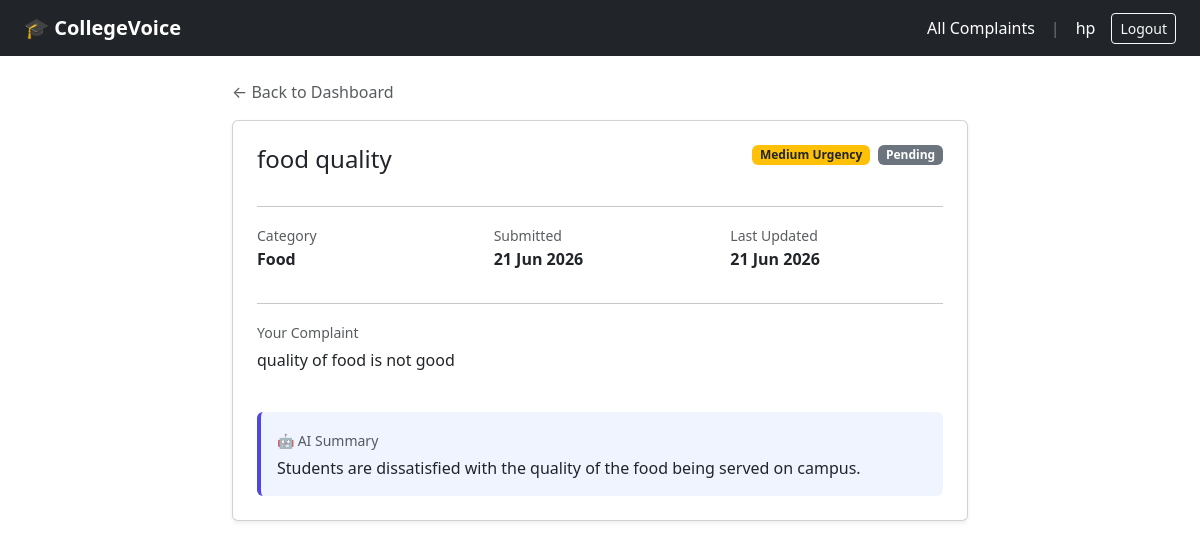
Screenshot of /complaint/31/ (signed in) with the database file from the repository.
### complaints/models.py (models this page shows, shortened)
class Complaint(models.Model):
    CATEGORY_CHOICES = [
        ('hostel', 'Hostel'),
        ('food', 'Food'),
        ('academics', 'Academics'),
        ('infrastructure', 'Infrastructure'),
        ('other', 'Other'),
    ]
    URGENCY_CHOICES = [
        ('low', 'Low'),
        ('medium', 'Medium'),
        ('high', 'High'),
    ]
    STATUS_CHOICES = [
        ('pending', 'Pending'),
        ('in_progress', 'In Progress'),
        ('resolved', 'Resolved'),
    ]
    student = models.ForeignKey(User, on_delete=models.CASCADE)
    title = models.CharField(max_length=200)
    description = models.TextField()
    category = models.CharField(max_length=50, choices=CATEGORY_CHOICES)
    urgency = models.CharField(max_length=10, choices=URGENCY_CHOICES, default='low')
    ai_summary = models.TextField(blank=True, null=True)
    status = models.CharField(max_length=20, choices=STATUS_CHOICES, default='pending')
    created_at = models.DateTimeField(auto_now_add=True)
    updated_at = models.DateTimeField(auto_now=True)
    class Meta:
        ordering = ['-created_at']

### complaints/views.py (the view)
# urls.py: path('complaint/<int:complaint_id>/',       views.complaint_detail,   name='complaint_detail'),
@login_required
def complaint_detail(request, complaint_id):
    complaint = Complaint.objects.get(id=complaint_id)
    if request.user != complaint.student and not request.user.groups.filter(name='Admin').exists():
        messages.error(request, "You don't have permission to view this complaint.")
        return redirect('student_dashboard')
    return render(request, 'complaints/complaint_detail.html', {'complaint': complaint})

### complaints/templates/complaints/complaint_detail.html
{% extends 'complaints/base.html' %}
{% block content %}
<div class="row justify-content-center">
  <div class="col-md-8">
    <div class="mb-3">
      <a href="{% url 'student_dashboard' %}" class="text-decoration-none text-muted">
        ← Back to Dashboard
      </a>
    </div>
    <div class="card shadow-sm p-4">
      <div class="d-flex justify-content-between align-items-start mb-3">
        <h4 class="mb-0">{{ complaint.title }}</h4>
        <div class="d-flex gap-2">
          {% if complaint.urgency == 'high' %}
            <span class="badge bg-danger">High Urgency</span>
          {% elif complaint.urgency == 'medium' %}
            <span class="badge bg-warning text-dark">Medium Urgency</span>
          {% else %}
            <span class="badge bg-secondary">Low Urgency</span>
          {% endif %}
          {% if complaint.status == 'resolved' %}
            <span class="badge bg-success">Resolved</span>
          {% elif complaint.status == 'in_progress' %}
            <span class="badge bg-info text-dark">In Progress</span>
          {% else %}
            <span class="badge bg-secondary">Pending</span>
          {% endif %}
        </div>
      </div>
      <hr>
      <div class="row mb-3">
        <div class="col-md-4">
          <small class="text-muted">Category</small>
          <p class="fw-semibold text-capitalize mb-0">{{ complaint.category }}</p>
        </div>
        <div class="col-md-4">
          <small class="text-muted">Submitted</small>
          <p class="fw-semibold mb-0">{{ complaint.created_at|date:"d M Y" }}</p>
        </div>
        <div class="col-md-4">
          <small class="text-muted">Last Updated</small>
          <p class="fw-semibold mb-0">{{ complaint.updated_at|date:"d M Y" }}</p>
        </div>
      </div>
      <hr>
      <div class="mb-4">
        <small class="text-muted">Your Complaint</small>
        <p class="mt-1">{{ complaint.description }}</p>
      </div>
      {% if complaint.ai_summary %}
      <div class="p-3 rounded" style="background:#f0f4ff; border-left: 4px solid #4f46e5;">
        <small class="text-muted">🤖 AI Summary</small>
        <p class="mb-0 mt-1">{{ complaint.ai_summary }}</p>
      </div>
      {% endif %}
    </div>
  </div>
</div>
{% endblock %}

### complaints/templates/complaints/base.html (shortened to what this page needs)
<!DOCTYPE html>
<html lang="en">
<head>
    <link href="https://cdn.jsdelivr.net/npm/bootstrap@5.3.0/dist/css/bootstrap.min.css" rel="stylesheet">
</head>
<body>
<nav class="navbar navbar-dark bg-dark px-4">
  <a class="navbar-brand fw-bold" href="#">🎓 CollegeVoice</a>
  {% if user.is_authenticated %}
  <div class="d-flex align-items-center gap-3">
    {% if user.groups.all.0.name == 'Admin' %}
      <a href="{% url 'admin_dashboard' %}" class="text-white text-decoration-none">All Complaints</a>
    {% else %}
      <a href="{% url 'student_dashboard' %}" class="text-white text-decoration-none">Dashboard</a>
      <a href="{% url 'submit_complaint' %}" class="text-white text-decoration-none">Submit</a>
    {% endif %}
    <span class="text-secondary">|</span>
    <span class="text-white">{{ user.username }}</span>
    <a href="{% url 'logout' %}" class="btn btn-outline-light btn-sm">Logout</a>
  </div>
  {% endif %}
</nav>
<div class="container mt-4">
  {% block content %}{% endblock %}
</div>
</body>
</html>

### rows the page displays
Complaint: title "food quality", category "Food", created_at "21 Jun 2026", updated_at "21 Jun 2026", description "quality of food is not good", ai_summary "Students are dissatisfied with the quality of the food being served on campus."

### other values shown
{{ user.username }} "hp"
